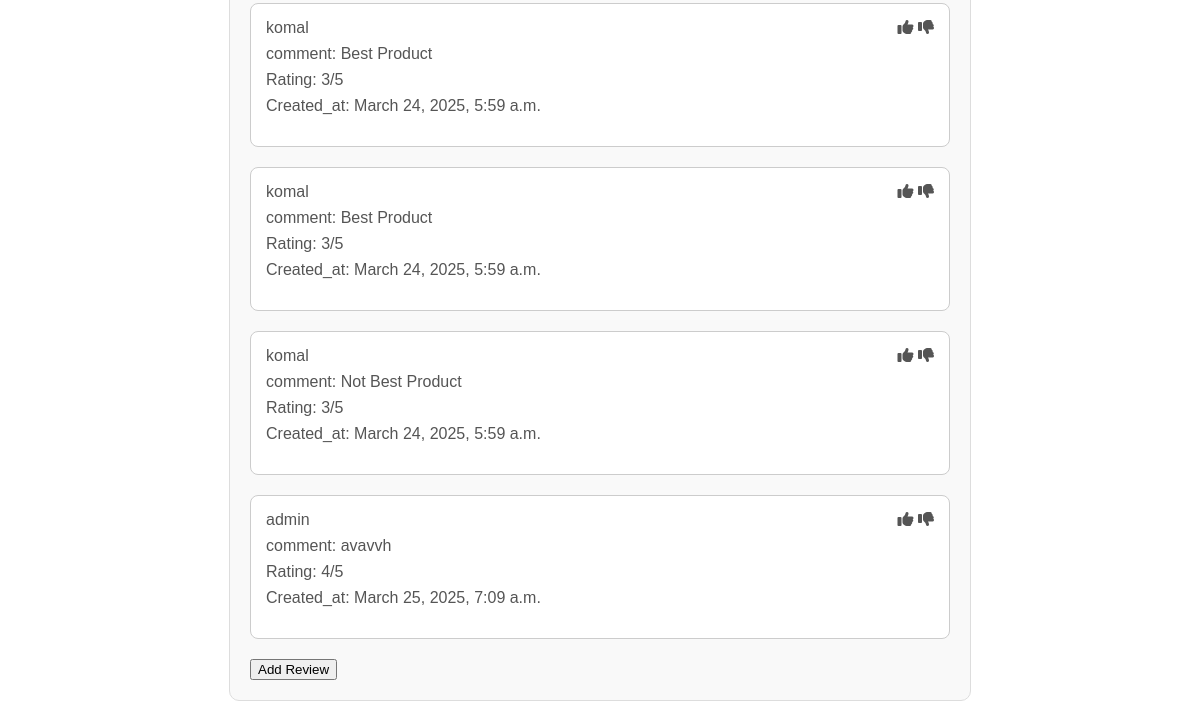
Before: /pro_detail/1/ (lower part) with the older database file.
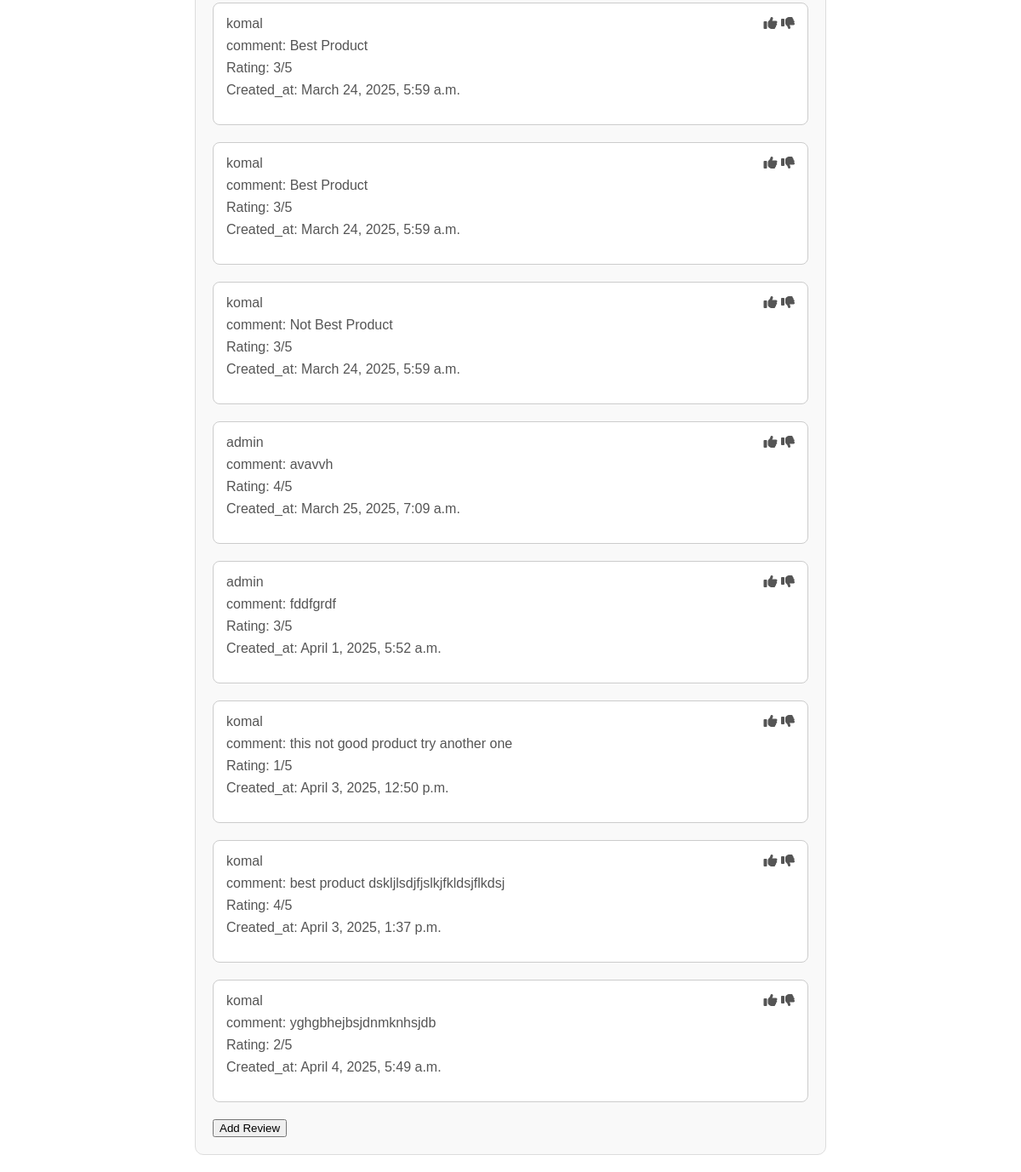
After: the same page with the newer database file.
### app/models.py (models this page shows)
class Reviews(models.Model):
    product = models.ForeignKey(Product, related_name='reviews', on_delete=models.CASCADE)
    user = models.ForeignKey(User, related_name='reviews', on_delete=models.CASCADE)
    rating = models.IntegerField(choices=[(i, i) for i in range(1, 6)])  # Ratings from 1 to 5
    comment = models.TextField(blank=True, null=True)
    created_at = models.DateTimeField(auto_now_add=True)

### app/views.py (the view)
# urls.py: path('pro_detail/<int:id>/',pro_detail),
def pro_detail(request,id):
    product = get_object_or_404(Product, id=id)
    is_in_cart = Cart.objects.filter(user=request.user, product=product).exists() if request.user.is_authenticated else False
    return render(request, 'pro_detail.html', {'product':product})

### app/context_processors.py (called while the page is built)
def cart_count(request):
    if request.user.is_authenticated:
        return {'cart_items_count': Cart.objects.filter(user=request.user).count()}
    return {'cart_items_count': 0}

### app/templatetags/math_filter.py (called while the page is built)
@register.filter(name='string_to_list')
def stringToList(value,args):
    try:
        return ast.literal_eval(value)
    except (ValueError, TypeError):
        return ""

### Template/pro_detail.html (shortened to what this page needs)
{% include 'navbar.html' %}
{% load static %}
{% load math_filter %}
<!DOCTYPE html>
<html lang="en">
<head>
    <link rel="stylesheet" href="{% static 'home.css' %}">
    <link rel="stylesheet" href="https://cdnjs.cloudflare.com/ajax/libs/font-awesome/6.7.2/css/all.min.css"
 />
</head>
<body>
    <div class="nav-margin">
        <div class="review">
            {% for r in product.reviews.all %}
            <div class="review-card flex justify-between">
                <div >
                    <div>
                        {{r.user}} <br>
                    </div>
                    <div>
                        comment: {{r.comment}} <br>
                    </div>
                    <div>
                        Rating: {{r.rating}}/5 <br>
                    </div>
                    <div>
                    Created_at: {{r.created_at}} <br>
                    </div>
                </div>
                <div>
                    <i class="fa-solid fa-thumbs-up"></i> <i class="fa-solid fa-thumbs-down"></i>
                </div>
            </div>
            {% endfor %}
            <button id="add-reviews">Add Review</a></button>
        </div>
    </div>
</body>
</html>

Changed rows visible on the page:
added Reviews: user "admin", comment "fddfgrdf", rating "3", created_at "April 1, 2025, 5:52 a.m."
added Reviews: user "komal", comment "this not good product try another one", rating "1", created_at "April 3, 2025, 12:50 p.m."
added Reviews: user "komal", comment "best product dskljlsdjfjslkjfkldsjflkdsj", rating "4", created_at "April 3, 2025, 1:37 p.m."
added Reviews: user "komal", comment "yghgbhejbsjdnmknhsjdb", rating "2", created_at "April 4, 2025, 5:49 a.m."
